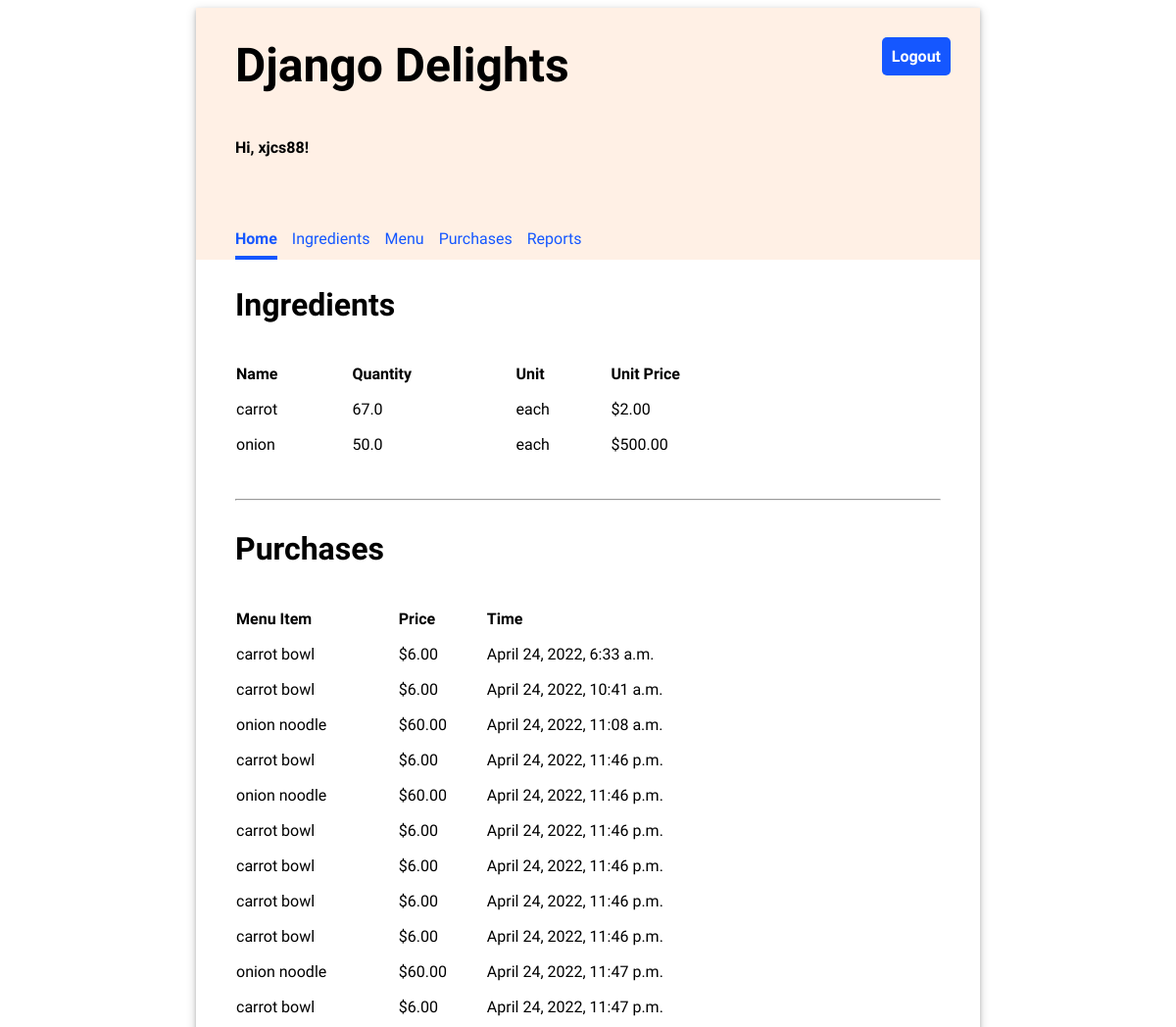
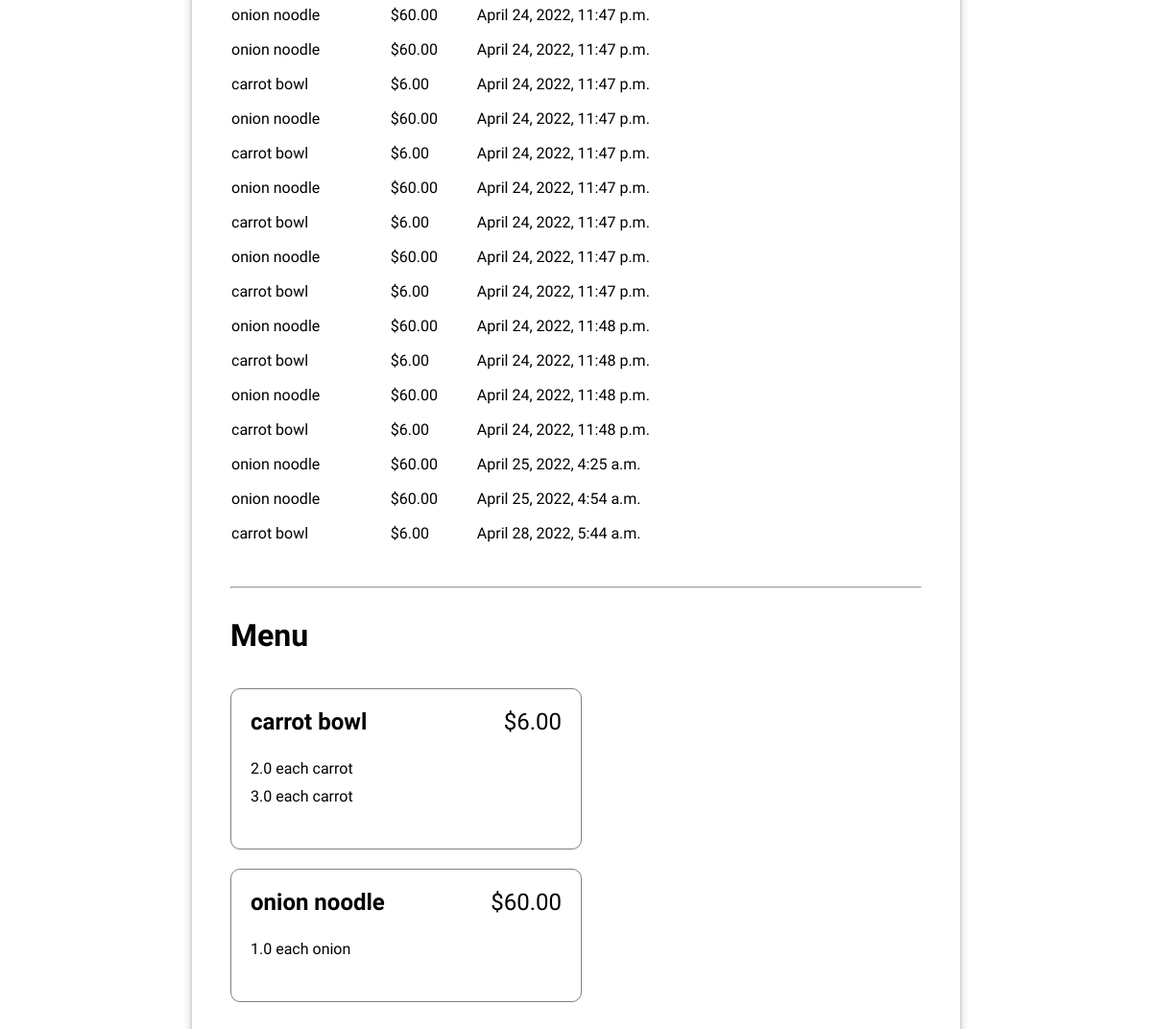
The app's page / (signed in) with its own data (2 pictures, top to bottom).
### inventory/models.py (models this page shows, shortened)
class Ingredient(models.Model):
    name = models.CharField(max_length=200, unique=True)
    quantity = models.FloatField(default=0)
    unit = models.CharField(max_length=200)
    price_per_unit = models.FloatField(default=0)

class Purchase(models.Model):
    menu_item = models.ForeignKey(MenuItem, on_delete=models.CASCADE)
    timestamp = models.DateTimeField(auto_now_add=True)

class MenuItem(models.Model):
    title = models.CharField(max_length=200, unique=True)
    price = models.FloatField(default=0.00)

class RecipeRequirement(models.Model):
    menu_item = models.ForeignKey(MenuItem, on_delete=models.CASCADE)
    ingredient = models.ForeignKey(Ingredient, on_delete=models.CASCADE)
    quantity = models.FloatField(default=0)

### inventory/views.py (the view)
# urls.py: path('', views.HomeView.as_view(), name='home'),
class HomeView(LoginRequiredMixin, TemplateView):
    template_name = "inventory/home.html"
    def get_context_data(self, **kwargs):
        context = super().get_context_data(**kwargs)
        context["ingredients"] = Ingredient.objects.all()
        context["menu_items"] = MenuItem.objects.all()
        context["purchases"] = Purchase.objects.all()
        return context

### inventory/templates/inventory/home.html (shortened to what this page needs)
{% extends 'base.html' %}
{% load static %}
{% block content %}
    <div class="home">
        <div>
            <h2>Ingredients</h2>
            <table class="inventory-table">
                <thead>
                    <tr>
                        <th>Name</th>
                        <th>Quantity</th>
                        <th>Unit</th>
                        <th>Unit Price</th>
                    </tr>
                </thead>
                <tbody>
                {% for ingredient in ingredients %}
                    <tr>
                        <td>{{ ingredient.name }}</td>
                        <td>{{ ingredient.quantity }}</td>
                        <td>{{ ingredient.unit }}</td>
                        <td class="price">${{ ingredient.price_per_unit|stringformat:".2f" }}</td>
                    </tr>
                {% endfor %}
                </tbody>
            </table>
        </div>
        <hr/>
        <div>
            <h2>Purchases</h2>
            <table class="inventory-table">
                <thead>
                    <tr>
                        <th>Menu Item</th>
                        <th>Price</th>
                        <th>Time</th>
                    </tr>
                </thead>
                <tbody>
                {% for purchase in purchases %}
                    <tr>
                        <td>{{ purchase.menu_item.title }}</td>
                        <td class="price">${{ purchase.menu_item.price|stringformat:".2f" }}</td>
                        <td>{{ purchase.timestamp }}</td>
                    </tr>
                {% endfor %}
                </tbody>
            </table>
        </div>
        <hr/>
        <div>
            <h2>Menu</h2>
            <ul class="menu-items">
            {% for menu_item in menu_items %}
                <li>
                    <div class="menu-item-header">
                        <div class="menu-item-title">{{ menu_item.title }}</div>
                        <div class="menu-item-price">${{ menu_item.price|stringformat:".2f" }}</div>
                    </div>
                    <ul class="menu-item-ingredients">
                        {% for recipe_requirement in menu_item.reciperequirement_set.all %}
                        <li>{{ recipe_requirement.quantity }} {{recipe_requirement.ingredient.unit }} {{ recipe_requirement.ingredient.name }}</li>
                        {% endfor %}
                    </ul>
                </li>
            {% endfor %}
            </ul>
        </div>
    </div>
{% endblock %}

### inventory/templates/base.html (shortened to what this page needs)
{% load static %}
<!DOCTYPE html>
<html>
<head>
  <link rel="stylesheet" type="text/css" href="{% static 'inventory/style.css' %}" />
</head>
<body>
  <div class="app">
  <header>
    <div class="header-first-row">
      <h1 class="title">Django Delights</h1>
      {% if user.is_authenticated %}
      <a class="logout" href="/logout">Logout</a>
      {% endif %}
    </div>
    {% if user.is_authenticated %}
      <p>Hi, {{ user.username }}!</p>
      <nav class="navbar">
        {% url 'home' as home_url %}
        {% url 'ingredients' as ingredients_url %}
        {% url 'menu' as menu_url %}
        {% url 'purchases' as purchases_url %}
        {% url 'reports' as reports_url %}
        <a class="nav-item{% if request.path == home_url %} current-page{% endif %}" href="{% url 'home' %}">Home</a>
        <a class="nav-item{% if request.path == ingredients_url %} current-page{% endif %}" href="{% url 'ingredients' %}">Ingredients</a>
        <a class="nav-item{% if request.path == menu_url %} current-page{% endif %}" href="{% url 'menu' %}">Menu</a>
        <a class="nav-item{% if request.path == purchases_url %} current-page{% endif %}" href="{% url 'purchases' %}">Purchases</a>
        <a class="nav-item{% if request.path == reports_url %} current-page{% endif %}" href="{% url 'reports' %}">Reports</a>
      </nav>
    {% endif %}
  </header>
  <main>
    {% block content %}{% endblock %}
  </main>
  </div>
</body>
</html>

### inventory/static/inventory/style.css (style rules this page uses)
body { font-family: 'Oxygen', sans-serif; }
hr { margin: 30px 0; }
header { background-color: #FFF0E5; min-height: 200px; display: flex; align-items: center; flex-direction: column; align-items: flex-start; padding-left: 40px; }
main { display: flex; flex-direction: column; padding: 0 40px 20px 40px; justify-content: center; }
main h2 { font-size: 2em; }
.app { min-width: 800px; max-width: 60%; margin: 0 auto; box-shadow: 0 2px 4px 0 rgba(0, 0, 0, 0.2), 0 3px 10px 0 rgba(0, 0, 0, 0.19); }
.title { font-size: 3em; padding: 30px 0; margin: auto 0; }
header p { font-weight: bold; }
.navbar { margin-top: 50px; display: flex; width: 100%; }
.navbar a { text-decoration: none; padding: 8px 0; color: #1557FF; margin-right: 15px; }
.navbar a:hover, .navbar .current-page { border-bottom: solid 4px #1557FF; border-spacing: 0 15px; font-weight: bold; }
main table { text-align: left; border-collapse: separate; border-spacing: 0 15px; width: 80%; }
.header-first-row { width: 100%; display: flex; justify-content: space-between; }
.logout { height: max-content; text-align: center; text-decoration: none; border: 1px; background-color: #1557FF; border-radius: 5px; color: white; padding: 10px; font-weight: bold; margin: 30px; font-size: 1em; }
.menu-items { display: flex; flex-wrap: wrap; padding: 0; justify-content: space-between; }
.menu-items * { padding: 0; }
.menu-items > li { display: flex; flex-direction: column; padding: 20px; border: 1px solid grey; margin: 10px 0; border-radius: 10px; justify-content: left; flex-basis: 45%; }
.menu-items, .menu-items ul { list-style-type: none; }
.menu-item-header { display: flex; flex-direction: row; justify-content: space-between; font-size: 1.5em; }
.menu-item-title { font-weight: bold; }
.menu-item-ingredients { padding: 20px 0; }
.menu-item-ingredients * { padding: 5px 0; }
a { text-decoration: none; color: #1557FF; }

### records on screen
Ingredient: name "carrot", quantity "67.0", unit "each", price_per_unit "2.00"
Ingredient: name "onion", quantity "50.0", unit "each", price_per_unit "500.00"
Purchase: menu_item "carrot bowl", menu_item.price "6.00", timestamp "April 24, 2022, 6:33 a.m."
Purchase: menu_item "carrot bowl", menu_item.price "6.00", timestamp "April 24, 2022, 10:41 a.m."
Purchase: menu_item "onion noodle", menu_item.price "60.00", timestamp "April 24, 2022, 11:08 a.m."
Purchase: menu_item "carrot bowl", menu_item.price "6.00", timestamp "April 24, 2022, 11:46 p.m."
Purchase: menu_item "onion noodle", menu_item.price "60.00", timestamp "April 24, 2022, 11:46 p.m."
Purchase: menu_item "carrot bowl", menu_item.price "6.00", timestamp "April 24, 2022, 11:46 p.m."
Purchase: menu_item "carrot bowl", menu_item.price "6.00", timestamp "April 24, 2022, 11:46 p.m."
Purchase: menu_item "carrot bowl", menu_item.price "6.00", timestamp "April 24, 2022, 11:46 p.m."
Purchase: menu_item "carrot bowl", menu_item.price "6.00", timestamp "April 24, 2022, 11:46 p.m."
Purchase: menu_item "onion noodle", menu_item.price "60.00", timestamp "April 24, 2022, 11:47 p.m."
Purchase: menu_item "carrot bowl", menu_item.price "6.00", timestamp "April 24, 2022, 11:47 p.m."
Purchase: menu_item "onion noodle", menu_item.price "60.00", timestamp "April 24, 2022, 11:47 p.m."
Purchase: menu_item "onion noodle", menu_item.price "60.00", timestamp "April 24, 2022, 11:47 p.m."
Purchase: menu_item "carrot bowl", menu_item.price "6.00", timestamp "April 24, 2022, 11:47 p.m."
Purchase: menu_item "onion noodle", menu_item.price "60.00", timestamp "April 24, 2022, 11:47 p.m."
Purchase: menu_item "carrot bowl", menu_item.price "6.00", timestamp "April 24, 2022, 11:47 p.m."
Purchase: menu_item "onion noodle", menu_item.price "60.00", timestamp "April 24, 2022, 11:47 p.m."
Purchase: menu_item "carrot bowl", menu_item.price "6.00", timestamp "April 24, 2022, 11:47 p.m."
Purchase: menu_item "onion noodle", menu_item.price "60.00", timestamp "April 24, 2022, 11:47 p.m."
Purchase: menu_item "carrot bowl", menu_item.price "6.00", timestamp "April 24, 2022, 11:47 p.m."
Purchase: menu_item "onion noodle", menu_item.price "60.00", timestamp "April 24, 2022, 11:48 p.m."
Purchase: menu_item "carrot bowl", menu_item.price "6.00", timestamp "April 24, 2022, 11:48 p.m."
Purchase: menu_item "onion noodle", menu_item.price "60.00", timestamp "April 24, 2022, 11:48 p.m."
Purchase: menu_item "carrot bowl", menu_item.price "6.00", timestamp "April 24, 2022, 11:48 p.m."
Purchase: menu_item "onion noodle", menu_item.price "60.00", timestamp "April 25, 2022, 4:25 a.m."
Purchase: menu_item "onion noodle", menu_item.price "60.00", timestamp "April 25, 2022, 4:54 a.m."
Purchase: menu_item "carrot bowl", menu_item.price "6.00", timestamp "April 28, 2022, 5:44 a.m."
MenuItem: title "carrot bowl", price "6.00"
RecipeRequirement: quantity "2.0", ingredient.unit "each", ingredient.name "carrot"
RecipeRequirement: quantity "3.0", ingredient.unit "each", ingredient.name "carrot"
MenuItem: title "onion noodle", price "60.00"
RecipeRequirement: quantity "1.0", ingredient.unit "each", ingredient.name "onion"

### other values on screen
{{ user.username }} "xjcs88"
